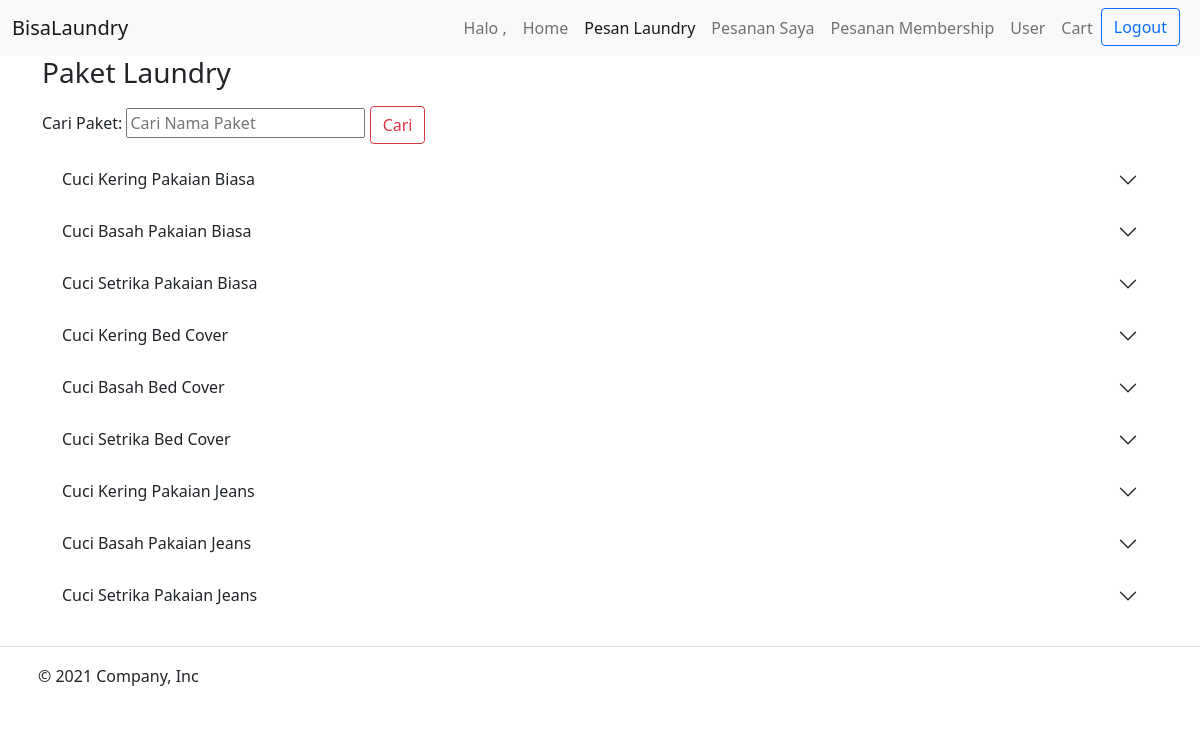
The page /member/pesan_laundrynon.php on the database its author committed.
### tables this page shows
CREATE TABLE `paket` (
  `id_paket` int(11) NOT NULL,
  `jenis` varchar(30) NOT NULL,
  `nama_paket` varchar(100) NOT NULL,
  `harga_paket` int(11) NOT NULL,
  `quantity` int(11) NOT NULL
);

### member/pesan_laundrynon.php (the view, shortened to what this page needs)
<!doctype html>
<html lang="en">
  <head>
    <link rel="stylesheet" href="https://cdn.jsdelivr.net/npm/bootstrap@5.0.2/dist/css/bootstrap.min.css">
  </head>
  <body>
     <nav class="navbar navbar-expand-lg navbar-light bg-light">
  <div class="container-fluid">
    <a class="navbar-brand" href="berandanon.php">BisaLaundry</a>
    <div class="collapse navbar-collapse" id="navbarNav">
      <ul class="navbar-nav ms-auto">
        <li class="nav-item">
        <a href="" class="nav-link" aria-current="page">Halo <b><?php echo $_SESSION['keterangan']; ?></b>, <b><?php echo $_SESSION['username']; ?></b></a>
        </li>
        <li class="nav-item">
          <a class="nav-link" aria-current="page" href="beranda_non.php">Home</a>
        </li>
        <li class="nav-item">
          <a class="nav-link active" href="pesan_laundrynon.php">Pesan Laundry</a>
        </li>
        <li class="nav-item">
          <a class="nav-link" href="pesanan_dibayarnon.php">Pesanan Saya</a>
        </li>
        <li class="nav-item">
          <a class="nav-link" href="pesanan_membernon.php">Pesanan Membership</a>
        </li>
        <li class="nav-item">
          <a class="nav-link" href="user.php">User</a>
        </li>
        <li class="nav-item">
          <a href="cart.php" class="nav-link">Cart</a>
        </li>
        <li class="nav-item">
        <a href="logout.php"><input type="button" class="btn btn-outline-primary me-2" value="Logout"></a>
        </li>
      </ul>
    </div>
  </div>
</nav>
  <div class="container">
    <h3 class="text-dark mb-3">Paket Laundry</h3>
<form action="pesan_laundrynon.php" method="get">
	<label class="mb-3">Cari Paket:</label>
	<input type="text" name="cari" placeholder="Cari Nama Paket" class="mb-3">
	<input type="submit" value="Cari" class="btn btn-outline-danger">
</form>
  </div>
<?php
	require '../config.php';
  ?>
    <?php
    if(isset($_GET['cari'])){
      $cari = $_GET['cari'];
      $data = mysqli_query($connect, "select * from paket where nama_paket like '%".$cari."%'");
    }else{
      $data = mysqli_query($connect, "select * from paket");
    }
    while($product = mysqli_fetch_object($data)){
    ?>
  <div class="container">
    <div class="accordion accordion-flush" id="accordionFlushExample">
      <div class="accordion-item">
        <h2 class="accordion-header" id="flush-headingOne">
          <button class="accordion-button collapsed" type="button" data-bs-toggle="collapse" data-bs-target="#flush-collapseOne" aria-expanded="false" aria-controls="flush-collapseOne">
          <?php echo $product->nama_paket; ?>
          </button>
        </h2>
      </div>
    </div>
  </div>
  <?php } ?>
 <div>
  <footer class="d-flex flex-wrap justify-content-between align-items-center py-3 my-4 border-top">
    <div class="col-md-4 d-flex align-items-center">
      <a href="/" class="mb-3 me-2 mb-md-0 text-muted text-decoration-none lh-1">
        <svg class="bi" width="30" height="24"><use xlink:href="#bootstrap"></use></svg>
      </a>
      <span>© 2021 Company, Inc</span>
    </div>
    <ul class="nav col-md-4 justify-content-end list-unstyled d-flex">
      <li class="ms-3"><a class="text-muted" href="#"><svg class="bi" width="24" height="24"><use xlink:href="#twitter"></use></svg></a></li>
      <li class="ms-3"><a class="text-muted" href="#"><svg class="bi" width="24" height="24"><use xlink:href="#instagram"></use></svg></a></li>
      <li class="ms-3"><a class="text-muted" href="#"><svg class="bi" width="24" height="24"><use xlink:href="#facebook"></use></svg></a></li>
    </ul>
  </footer>
</div>
  </body>
</html>

### rows shown on the page
paket: nama_paket "Cuci Kering Pakaian Biasa"
paket: nama_paket "Cuci Basah Pakaian Biasa"
paket: nama_paket "Cuci Setrika Pakaian Biasa"
paket: nama_paket "Cuci Kering Bed Cover"
paket: nama_paket "Cuci Basah Bed Cover"
paket: nama_paket "Cuci Setrika Bed Cover"
paket: nama_paket "Cuci Kering Pakaian Jeans"
paket: nama_paket "Cuci Basah Pakaian Jeans"
paket: nama_paket "Cuci Setrika Pakaian Jeans"
